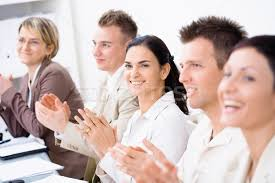
#> input picture Advanced_Computer_Vision/BlueObjectTracking/people.jpg, 275 x 183 px, given in place of the camera
$ python Meanshift_Camshift.py
#> lines starting #> are read from the running program, lines starting #| are printed output that depends on the picture
import cv2
import numpy as np

cap = cv2.VideoCapture(0)  # Access the default camera (index 0)

ret, frame = cap.read()
#> frame is the input picture: shape (183, 275, 3); mean B, G, R 176.7, 181.9, 202.5
if ret == False:
    print("Warning: Unable to access the camera!")

face_cascade = cv2.CascadeClassifier("haarcascade_frontalface_default.xml")
face_rect = face_cascade.detectMultiScale(frame)
#> face_rect = [[11, 29, 33, 33], [111, 46, 49, 49], [202, 51, 69, 69]]

(face_x, face_y, w, h) = tuple(face_rect[0])
#> face_x = 11; face_y = 29; w = 33; h = 33
track_window = (face_x, face_y, w, h)  # Initial tracking window for MeanShift
#> track_window = (11, 29, 33, 33)

roi = frame[face_y:face_y + h, face_x:face_x + w]  # Crop the face region
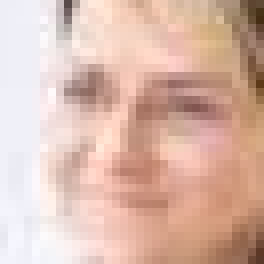
#> roi: shape (33, 33, 3) (shown 8 times larger); mean B, G, R 172.2, 185.5, 219.2
hsv_roi = cv2.cvtColor(roi, cv2.COLOR_BGR2HSV)  # Convert ROI to HSV color space
#> hsv_roi: shape (33, 33, 3); mean H, S, V 31.4, 60.7, 220.2

roi_hist = cv2.calcHist([hsv_roi], [0], None, [180], [0, 180])
#> roi_hist = 180 values, max 135 at index 120, min 0 at index 18, mean 6.05
cv2.normalize(roi_hist, roi_hist, 0, 255, cv2.NORM_MINMAX)  # Normalize histogram

term_crit = (cv2.TERM_CRITERIA_EPS | cv2.TERM_CRITERIA_COUNT, 5, 1)

while True:
    ret, frame = cap.read()

    if ret:
        hsv = cv2.cvtColor(frame, cv2.COLOR_BGR2HSV)
#> hsv: shape (183, 275, 3); mean H, S, V 60.9, 44.2, 204.1

        dst = cv2.calcBackProject([hsv], [0], roi_hist, [0, 180], 1)
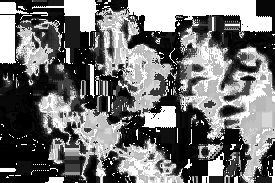
#> dst: shape (183, 275); min 0, max 255, mean 113.6

        ret, track_window = cv2.meanShift(dst, track_window, term_crit)
#> ret = 5; track_window = (4, 30, 33, 33)

        x, y, w, h = track_window
#> x = 4; y = 30
        img2 = cv2.rectangle(frame, (x, y), (x + w, y + h), (0, 255, 255), 5)

        cv2.imshow("Tracking", img2)

        if cv2.waitKey(1) & 0xFF == ord("q"):
#> (key q is pressed here)
            break

cap.release()
cv2.destroyAllWindows()
